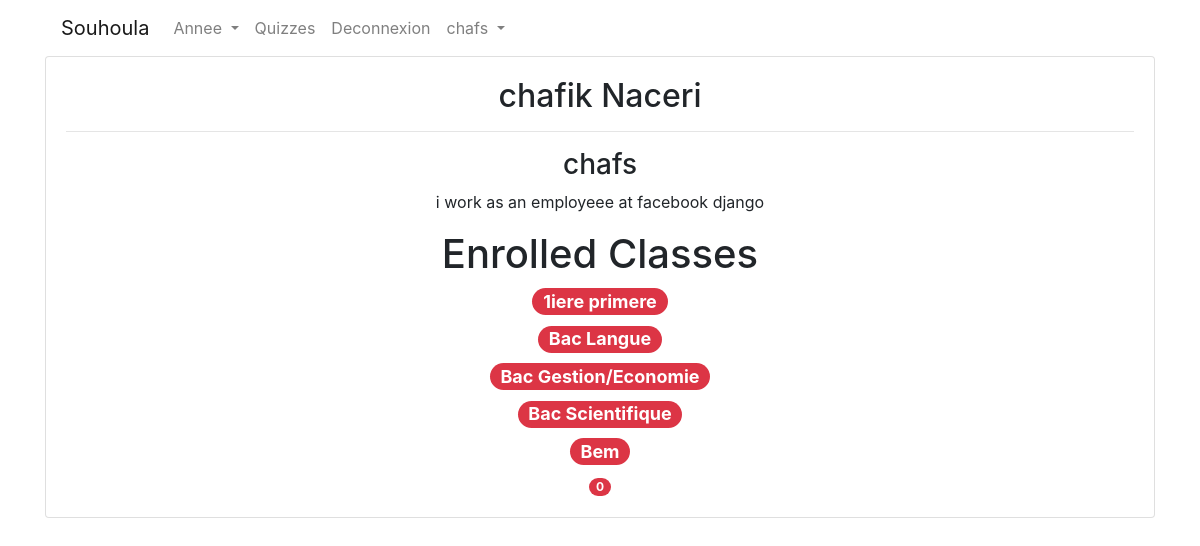
Screenshot of /account/profile/chafs/ (signed in) with the database file from the repository.
### accounts/models.py (models this page shows)
class StudentProfile(models.Model):
    user = models.OneToOneField(User,related_name="user",on_delete=models.CASCADE)
    points = models.IntegerField(default=0)
    age = models.DateField(null=True,blank=True)
    photo = models.FileField(upload_to="profile_image/",blank=True)
    bio = models.TextField(default="",blank=True)
    facebook = models.URLField(default="",blank=True)
    school_name = models.CharField(max_length=200,default="",blank=True)
    palier = models.ForeignKey(Palier,on_delete=models.CASCADE,null=True,blank=True)

### courses/models.py (models this page shows, shortened)
class Palier(models.Model):
    student = models.ManyToManyField(User,related_name="enrolled_palier")
    title = models.CharField(max_length=200)
    palier_slug = models.SlugField(blank=True,unique=True)
    enrolled = models.BooleanField(default=False)
    def __str__(self):
        return self.title

### accounts/views.py (the view)
# urls.py: path("profile/<username>/", views.profile ,name="profile"),
@login_required
def profile(request,username):
    amine = User.objects.get(username=username)
    if username:
        user = User.objects.get(username=username)
    else:
        user = request.user
    args = {'user': user}
    return render(request,"accounts/profile.html",args)

### accounts/templates/accounts/profile.html
{% extends "base.html" %}
{% block content %}
<div class="container text-center">
<div class="card mb-3">
  <div class="card-body">
    <h2 class="card-title">{{ user.first_name }} {{ user.last_name }}</h2>
    <hr>
    <h3>{{ user.username }}</h3>
    <p class="card-text">{{ user.user.bio  }}</p>
    <h1> Enrolled Classes </h1>
    {% for class in user.enrolled_palier.all %}
      <h4><span class="badge badge-pill badge-danger">{{ class }}</span></h4>
    {% endfor %}
    <span class="badge badge-pill badge-danger">{{ user.user.points }}</span>
  </div>
</div>
</div>
{% endblock %}

### templates/snippets/nav_bar.html (shortened to what this page needs)
<nav class="navbar navbar-expand-lg navbar-light ">
  <a class="navbar-brand" href="{% url 'index' %}">Souhoula</a>
  <div class="collapse navbar-collapse" id="navbarNavDropdown">
    <ul class="navbar-nav">
      <li class="nav-item dropdown">
        <a class="nav-link dropdown-toggle" href="#" id="navbarDropdownMenuLink" data-toggle="dropdown" aria-haspopup="true" aria-expanded="false">
          Annee
        </a>
      </li>
      <li class="nav-item">
       <a class="nav-link" href="{% url 'quizzes:list_quizzes' %}">Quizzes</a>
     </li>
     {% if user.is_authenticated %}
     <li class="nav-item">
      <a class="nav-link" href="{% url 'accounts:logout' %}">Deconnexion</a>
    </li>
    <li class="nav-item dropdown">
      <a class="nav-link dropdown-toggle" href="#" id="navbarDropdownMenuLink" data-toggle="dropdown" aria-haspopup="true" aria-expanded="false">
        {{ user.username }}
      </a>
    </li>
  {% endif %}
    </ul>
  </div>
</nav>

### rows the page displays
Palier: title "1iere primere"
Palier: title "Bac Langue"
Palier: title "Bac Gestion/Economie"
Palier: title "Bac Scientifique"
Palier: title "Bem"

### other values shown
{{ user.username }} "chafs"
{{ user.first_name }} "chafik"
{{ user.last_name }} "Naceri"
{{ user.user.bio }} "i work as an employeee at facebook django"
{{ user.user.points }} "0"
